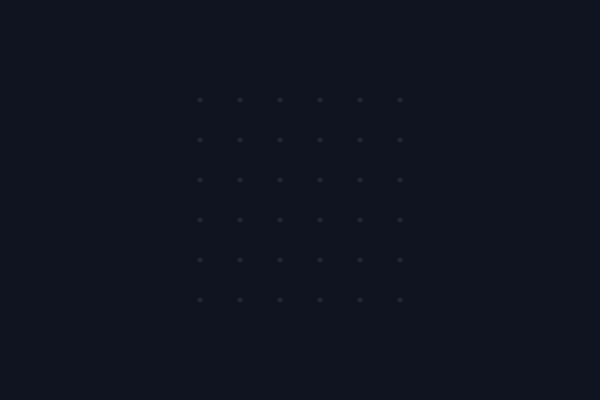
Frame 1 (no input)
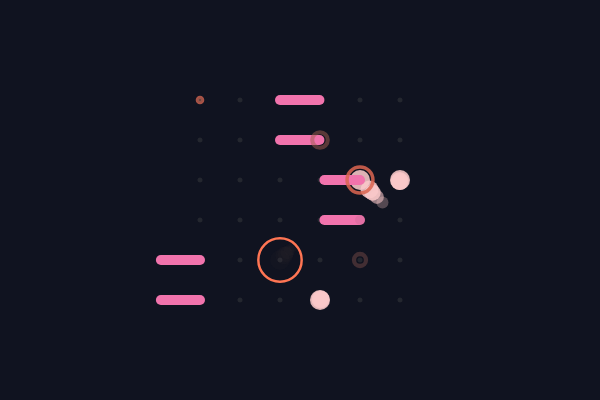
Frame 60 (no input)
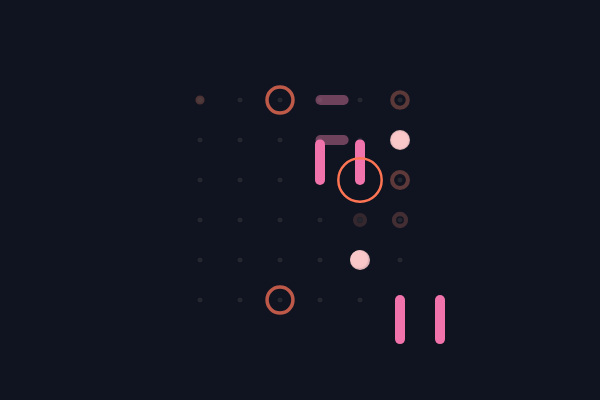
Frame 120 (the mouse pressed at the canvas centre since frame 60)

The p5.js sketch that drew these frames (run headless with seeded random() and noise() and a simulated clock; from frame 60 on, the mouse is pressed at the canvas centre):

// p5.js sketch
// ── sketch.js
/*Maayan Jenny 
 */

//general settings
var ideateColor = [99, 75, 90, 255]
var smallText = [214, 113, 89, 255]
var numMessages 
var numCrosses 
var numViews 

var activeMode = true
var activities = [0, 1, 2]
var activityRate = 5
var activityCount = 0

var dotArray = [];
var numOfCol=6;
var numOfRow=6;
var sizeOfDot = 5;
var spaceBetweenDots = 40;
var dotColor = [77, 77, 77, 50]
var backgroundColor = [16, 19, 32, 255]
var margin = 100

//message settings
var messageSpeed = .75
var messageSize = spaceBetweenDots/2
var beamArray = [];
var beamColor = [249, 199, 201]
var numLinksInBeam = 5
var beams = []
var sizeOfBeam = messageSize
var numJumps = 2

//view settigns
var viewColor = [240, 105, 81, 255]
var viewMaxSize = spaceBetweenDots * 1.5
var viewThinStroke = 1.5
var viewRow = -1
var viewCol = -1
var viewSpeed = .95
var pause = 7
var views = []

var crosses = []
var crossColor = [241, 115, 172, 255]
var crossWidth = spaceBetweenDots/4
var crossSpeed = .9
var numLines = 2
var lineLength = spaceBetweenDots 


function setup() {
	frameRate(30)
	// preloadFonts()
	numMessages = round(random(100, 300))
	numCrosses = round(random(100, 300))
	numViews = round(random(100, 300))


    createCanvas(600, 400);
    strokeWeight(0)
    for(var r=0; r<numOfRow; r++){
    	for(var c=0; c<numOfCol; c++){
    		var xx = margin*2 + c*spaceBetweenDots;
    		var yy= margin + r*spaceBetweenDots;
    		if((r + c) % 2 == 0){
    			var testForMessage = true
    		}
    		if((r + c) %2 == 1){
    			var testForMessage = false
    		}
    		var aDot = new DotMaker(xx,yy,sizeOfDot, r,c, testForMessage);
    		dotArray.push(aDot);
    	}
    }
}

function draw() {
	print(activityCount)

	background(backgroundColor[0], backgroundColor[1], backgroundColor[2]);//background(r,g,b, alpha); alpha is opacity


	if(activeMode){
		activityCount += 1
		if(activityCount >= activityRate){
			activityCount = 0
			index = round(random(activities.length -1))
			activeModeOn(index)
		}


	}

	for (var i=0; i<dotArray.length; i++){
		dotArray[i].draw(i);
	}

	if(beams.length > 0){
		for(k = 0; k < beams.length; k++){
			beams[k].move()
			beams[k].draw()


			if(beams[k].fillStatus == 2){
				beams.splice(k, 1)
			}
			// print(beams)
		}
	}

	if(crosses.length > 0){
		for(k = 0; k < crosses.length; k++){
			crosses[k].upDateLines()
			crosses[k].drawLines()

			if(round(crosses[k].linesCurrent[0]) == round(crosses[k].linesEnd)&&
			crosses[k].lineStatus == 2){
				crosses.splice(k,1)
			}		
		}
	}


	if(views.length > 0){3
		for(k = 0; k < views.length; k++){
			views[k].setDimensions()
			views[k].draw()

			if(views[k].viewStatus == 2 && 
				round(views[k].currentStroke) == round(views[k].baseLineStroke)){
				views.splice(k,1)
		
			}
		}

	}
	
}

function activeModeOn(index){
	if(index == 0){
		numMessages += 1
		startBeamIndex = round(random(0, dotArray.length -1))
		startingDotX = dotArray[startBeamIndex].x
		startingDotY = dotArray[startBeamIndex].y
		endBeamIndex = round(random(0, dotArray.length -1)) 
		endX = dotArray[endBeamIndex].x
		endY = dotArray[endBeamIndex].y

		while(endX == startingDotX || endY == startingDotY || 
				dotArray[endBeamIndex].testForMessage != dotArray[startBeamIndex].testForMessage){
				endBeamIndex = round(random(0, dotArray.length - 1))
				endX = dotArray[endBeamIndex].x
				endY = dotArray[endBeamIndex].y
		}
		newBeam = new beamMaker(startingDotX, startingDotY, endX, endY, startBeamIndex, endBeamIndex)
		newBeam.create()
		beams.push(newBeam)
		lastBeam = beams.length - 1

	}else if(index == 1){
		numViews += 1
		posInDotArray = round(random(0, dotArray.length -1))
		newView = new viewMaker(posInDotArray)
		views.push(newView)

	}else if(index == 2){
		numCrosses += 1
		posInDotArray = round(random(0, dotArray.length -1))


		newCross = new crossMaker(posInDotArray)
		crosses.push(newCross)
	}
}

function mousePressed(){
	// if(activeMode){
	// 	activeMode = false
	// }else{
	// 	activeMode = true
	// }
}


function crossMaker(posInDotArray){
	this.originX = dotArray[posInDotArray].x
	this.originY = dotArray[posInDotArray].y
	this.dirs = [[ -1, 'vert'], [1, 'horiz'], [-1, 'horiz'], [1,'vert']]
	this.direction = this.dirs[round(random(0, this.dirs.length -1))]
	this.lineStatus = 1
	this.linesConstant = []
	this.linesStart = null
	this.linesEnd = null
	this.linesCurrent = null
	for(lineInd = 0; lineInd < numLines; lineInd ++){
		if(this.direction[1] == 'vert'){
			this.linesConstant.push(this.originX +lineInd * spaceBetweenDots)
			this.linesStart = this.originY
			this.linesEnd = this.originY + lineLength * this.direction[0]
			this.linesCurrent = [this.originY, this.originY]
		}
		if(this.direction[1] == 'horiz'){
			this.linesConstant.push(this.originY + lineInd * spaceBetweenDots)
			this.linesStart = this.originX
			this.linesEnd = this.originX + lineLength * this.direction[0]
			this.linesCurrent = [this.originX, this.originX]
		}

	}

	this.upDateLines = function(){



			if(this.lineStatus == 1){
				this.linesCurrent[1] = this.linesCurrent[1] * crossSpeed + this.linesEnd * (1- crossSpeed)
			}

			if(round(this.linesCurrent[1]) == round(this.linesEnd)){
				this.lineStatus = 2
			}

			if(this.lineStatus == 2){
				this.linesCurrent[0] = this.linesCurrent[0] * crossSpeed + this.linesEnd * (1- crossSpeed)
			}
		
	}

	this.drawLines = function(){

		colorConverter = map(abs(this.linesCurrent[0] - this.linesEnd),
			0, lineLength, 0, 1)
		stroke(crossColor[0] * colorConverter + dotColor[0] *(1- colorConverter),
			crossColor[1] * colorConverter + dotColor[1] *(1- colorConverter),
			crossColor[2] * colorConverter + dotColor[2] *(1- colorConverter),
			crossColor[3] * colorConverter + 0 *(1- colorConverter))

		strokeCap(ROUND);
		strokeWeight(crossWidth)
		// stroke(crossColor[0], crossColor[1], crossColor[2])

		for(i = 0; i < numLines; i ++){
			if(this.direction[1] == 'vert'){
				line(this.linesConstant[i], this.linesCurrent[0], this.linesConstant[i], this.linesCurrent[1])
			}else if(this.direction[1] == 'horiz'){
				line(this.linesCurrent[0], this.linesConstant[i], this.linesCurrent[1], this.linesConstant[i])
			}
		}		

	} 

}

function viewMaker(posInDotArray){
	this.posInDotArray = posInDotArray
	this.xLoc = dotArray[this.posInDotArray].x
	this.yLoc = dotArray[this.posInDotArray].y
	this.baseLineStroke = sizeOfDot
	this.baseLineSize = 0
	this.currentSize = this.baseLineSize
	this.viewStatus = 1
	this.currentStroke = this.baseLineStroke
	this.pauseCount = 0


	this.setDimensions = function(){

		if(this.viewStatus == 1){
			this.currentStroke = this.currentStroke*viewSpeed + viewThinStroke*(1-viewSpeed)

			this.currentSize = this.currentSize*viewSpeed + viewMaxSize*(1-viewSpeed)

		}else if(this.viewStatus == 2){
			this.currentStroke = this.currentStroke*viewSpeed + this.baseLineStroke*(1-viewSpeed)
			this.currentSize = this.currentSize*viewSpeed + (this.baseLineSize)*(1-viewSpeed )
		}

		stroke(viewColor[0], viewColor[1], viewColor[2])
		strokeWeight(this.currentStroke)

		colorFactor = this.currentStroke
		colorFactor = map(this.currentStroke,this.baseLineStroke, viewThinStroke, 0, 2)
			stroke(viewColor[0] * colorFactor + dotColor[0] *(1- colorFactor),
				viewColor[1] * colorFactor + dotColor[1] *(1- colorFactor),
				viewColor[2] * colorFactor + dotColor[2] *(1- colorFactor),
				viewColor[3] * colorFactor + 0 *(1- colorFactor))


		fill(backgroundColor[0], backgroundColor[1], backgroundColor[2], 0)

		if(this.viewStatus == 1 && 
			round(this.currentStroke) == round(viewThinStroke )){
				this.viewStatus = 0
		}
		if(this.viewStatus == 0){
			this.pauseCount += 1
		}
		if(this.pauseCount == pause){
			this.viewStatus = 2
		}


	}

	this.draw = function(){

		sizeToDraw = this.currentSize
		if(dotArray[this.posInDotArray].size > sizeToDraw){
			sizeToDraw = dotArray[this.posInDotArray].size
		}

		ellipse(this.xLoc, this.yLoc, sizeToDraw, sizeToDraw)

	}
}

function beamMaker(startingDotX, startingDotY, endX, endY, startBeamIndex, endBeamIndex){
	this.startx = startingDotX;
	this.starty = startingDotY;
	this.endX = endX
	this.endY = endY
	this.listOfLinks = []
	this.newPosX = this.startx
	this.newPosY = this.starty
	this.tempTargetX = this.startx
	this.tempTargetY = this.starty
	this.forBiddenDir = []
	this.dirs = [[-1, -1, 'diag1'], [1, -1, 'diag2'],
				 [-1, 1, 'diag2'], [1, 1, 'diag1']]
	this.highlightedDots = [startBeamIndex]
	this.counter = 0
	this.done = false
	this.fillStatus = 1
	this.fillValue = 1
	this.sizeToDraw = messageSize
	this.create = function(){
		for(i = 0; i < numLinksInBeam; i++){
			newLink = new beamLinkMaker(this.startx, this.starty, sizeOfBeam)
			this.listOfLinks.push(newLink)
		}
	}
	this.draw = function(){
		// print(this.highlightedDots)
		for(j = 0;j < this.highlightedDots.length; j++){
			selectedDot = this.highlightedDots[j]

				// if(this.fillStatus == 1){
				// 	fill(beamColor[0], beamColor[1], beamColor[2], beamColor[3])
				// }else{
				// 	fill(beamColor[0], beamColor[1], beamColor[2], 0)
				// 	this.sizeToDraw  = this.sizeToDraw * .9 + 0 * .1

				// 	this.fillValue = this.fillValue *.9999 + 0 * .0001
				// 	fill(beamColor[0] * this.fillValue + dotColor[0] *(1- this.fillValue),
				// 		beamColor[1] * this.fillValue + dotColor[1] *(1- this.fillValue),
				// 		beamColor[2] * this.fillValue + dotColor[2] *(1- this.fillValue),
				// 		beamColor[3] * this.fillValue + 0*(1- this.fillValue))
				// }
				// print(this.fillValue)
				


				for(i = 0; i < this.listOfLinks.length; i++){
					if(i != this.listOfLinks.length -1 && this.fillStatus ==1){
					fill(beamColor[0], beamColor[1], beamColor[2], 75 *i)						
					} else if(this.fillStatus == 3){

				colorConverter = map(abs(this.newPosX - this.tempTargetX),
					0, spaceBetweenDots, 0, 1)
				fill(beamColor[0] * colorConverter + dotColor[0] *(1- colorConverter),
					beamColor[1] * colorConverter + dotColor[1] *(1- colorConverter),
					beamColor[2] * colorConverter + dotColor[2] *(1- colorConverter),
					100 * colorConverter + 0 *(1- colorConverter))
				// print(colorConverter)
						// 		this.newPosX = this.listOfLinks[headOfLink].posX * messageSpeed + this.tempTargetX * (1- messageSpeed )
						// this.newPosY = this.listOfLinks[headOfLink].posY * messageSpeed + this.tempTargetY * (1 - messageSpeed)

					}
					this.listOfLinks[i].draw()
				}
				// print(this.fillStatus)


				


				ellipse(dotArray[selectedDot].x, dotArray[selectedDot].y, this.sizeToDraw, this.sizeToDraw)

				if(this.highlightedDots.length > 1){
					this.highlightedDots.shift()
				}
		
		}
		

		if(round(this.listOfLinks[0].posX) == this.endX && 
				round(this.listOfLinks[0].posY) == this.endY){
				this.fillStatus = 2
		}if(this.done){
				this.fillStatus = 2
		}

	}

	this.setFirstDirection = function(headOfLink){
			if(this.startx < this.endX && this.starty < this.endY){
				this.tempDir = 3
				this.forbiddenDir = 0
			}else if(this.startx < this.endX && this.starty > this.endY){
				this.tempDir = 1
				this.forbiddenDir = 2
			}else if(this.startx > this.endX && this.starty > this.endY){
				this.tempDir = 0
				this.forbiddenDir = 3
			}else{
				this.tempDir = 2
				this.forbiddenDir = 1
			}
			this.tempTargetX = this.listOfLinks[headOfLink].posX + this.dirs[this.tempDir][0] * spaceBetweenDots
			this.tempTargetY = this.listOfLinks[headOfLink].posY + this.dirs[this.tempDir][1]* spaceBetweenDots

			for(i = 0; i < dotArray.length; i++){
				if(round(this.tempTargetX) == round(dotArray[i].x) &&
					round(this.tempTargetY) == round(dotArray[i].y)){
					this.highlightedDots.push(i)
				}
			}



	}

	this.setNextDirection = function(headOfLink){
		this.counter += 1
		if(this.counter > numJumps){
			this.done = true
		}
		if(this.done == true){
			return
		}
		if(this.counter == numJumps){
			this.fillStatus = 3
		}
		possibleDirs = []
		for(testDir = 0; testDir < this.dirs.length; testDir++){
			if(testDir != this.forbiddenDir &&
				this.dirs[testDir][2] != this.dirs[this.tempDir][2] &&
				this.tempDir != testDir){
				possibleDirs.push(this.dirs[testDir])
			}
		}
		if(possibleDirs.length == 2){
			tempX0 = this.listOfLinks[headOfLink].posX + possibleDirs[0][0] * spaceBetweenDots
			tempY0 = this.listOfLinks[headOfLink].posY + possibleDirs[0][1] * spaceBetweenDots
			tempX1 = this.listOfLinks[headOfLink].posX + possibleDirs[1][0] * spaceBetweenDots
			tempY1 = this.listOfLinks[headOfLink].posY + possibleDirs[1][1] * spaceBetweenDots
			dist0 = getDistance(tempX0, tempY0, endX, endY)
			dist1 = getDistance(tempX1, tempY1, endX, endY)
			if(tempX0 == endX && tempY0 == endY){
				tempTempDir = 0
			}else if(tempX1 == endX && tempY1 == endY){
				tempTempDir = 1
			}else if(dist0 < dist1){
				tempTempDir = 0
			}else{
				tempTempDir = 1
			}
		}else{
			tempTempDir = 0
		}


		for(testDir = 0; testDir < this.dirs.length; testDir++){
			if(possibleDirs[tempTempDir] == this.dirs[testDir]){
				this.tempDir = testDir
			}
		}

		this.tempTargetX = this.listOfLinks[headOfLink].posX + this.dirs[this.tempDir][0] * spaceBetweenDots
		this.tempTargetY = this.listOfLinks[headOfLink].posY + this.dirs[this.tempDir][1]* spaceBetweenDots

		for(i = 0; i < dotArray.length; i++){
			if(round(this.tempTargetX) == round(dotArray[i].x) &&
				round(this.tempTargetY) == round(dotArray[i].y)){
				this.highlightedDots.push(i)
			}
		}
	}

	this.move = function(){

		headOfLink = this.listOfLinks.length - 1
		this.newPosX = this.listOfLinks[headOfLink].posX * messageSpeed + this.tempTargetX * (1- messageSpeed )
		this.newPosY = this.listOfLinks[headOfLink].posY * messageSpeed + this.tempTargetY * (1 - messageSpeed)
		newLink = new beamLinkMaker(this.newPosX, this.newPosY, sizeOfBeam)
		this.listOfLinks.push(newLink)
		this.listOfLinks.shift()

		if(this.tempTargetX == this.startx && this.tempTargetY == this.starty){
			this.setFirstDirection(headOfLink)
		}
		if(round(this.newPosX) == round(this.endX) && 
			round(this.newPosY) == round(this.endY)){

		}else if(round(this.newPosX) == round(this.tempTargetX) && 
			round(this.newPosY) == round(this.tempTargetY)){
			
			this.setNextDirection(headOfLink)

		}


	}
}

function beamLinkMaker(posX, posY, size){
	this.posX = posX
	this.posY = posY
	this.size = size
	this.draw = function(){
		strokeWeight(0)
		linkSize = this.size - ((this.size/numLinksInBeam) * (numLinksInBeam- i))/2
		// fill(beamColor[0], beamColor[1], beamColor[2])
		ellipse(this.posX, this.posY, linkSize, linkSize)
	}
}

function getDistance(x0, y0, x1, y1){
	return sqrt((x1 - x0)**2 + (y1 - y0)**2)
}

function DotMaker(xx,yy,sizeOfDot,r,c, testForMessage, targetX, targetY){
	this.testForMessage = testForMessage
	this.x = xx;
	this.y = yy;
	this.row = r;
	this.column = c;
	this.size = sizeOfDot;
	this.color = dotColor;

	this.draw = function(i){
		sizeToDraw = this.size
		fill(dotColor[0], dotColor[1], dotColor[2], dotColor[3])

		ellipse(this.x, this.y, sizeToDraw, sizeToDraw)


		fill(this.color);

		strokeWeight(0)
		ellipse(this.x, this.y, sizeToDraw, sizeToDraw)

	}

}
